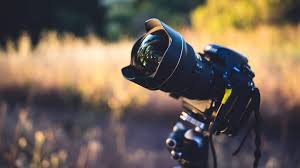
#> input picture Tugas 4/Filter Unsharp Masking & Filter Laplacian Domain Frekuensi & Selective Filtering/kamera.jpg, 300 x 168 px
$ python Filter_Laplacian_Domain_Frekuensi.py
#> lines starting #> are read from the running program, lines starting #| are printed output that depends on the picture
import cv2
import numpy as np
import scipy.fftpack as fftpack

# Load image
img = cv2.imread('kamera.jpg', 0)
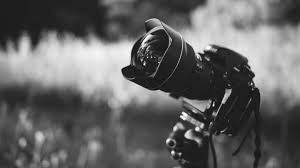
#> img: shape (168, 300); min 2, max 255, mean 99.8

# Apply 2D Fourier transform to image
f = fftpack.fft2(img)

# Create Laplacian filter
rows, cols = img.shape
#> rows = 168; cols = 300
crow, ccol = rows/2, cols/2
#> crow = 84; ccol = 150
L = 10 # Laplacian gain
D = np.zeros((rows, cols))
for i in range(rows):
    for j in range(cols):
        D[i, j] = np.sqrt((i - crow)**2 + (j - ccol)**2)
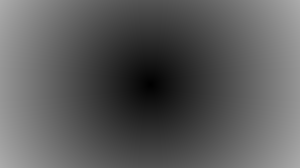
#> D: shape (168, 300) float64; min 0, max 171.9, mean 91.7
H = (L * (D**2))

# Apply Laplacian filter in frequency domain
f_shifted = fftpack.fftshift(f)
f_filtered = f_shifted * H
f_inv = fftpack.ifftshift(f_filtered)
img_filtered = np.real(fftpack.ifft2(f_inv))
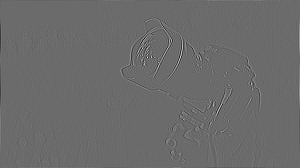
#> img_filtered: shape (168, 300) float64; min -11977879, max 16425053, mean 0; drawn with min black and max white

# Display filtered image
cv2.imshow('gambar asli', img)
cv2.imshow('Filtered Image', img_filtered)
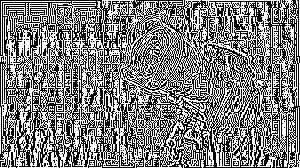
#> window 'Filtered Image': shape (168, 300); 49.9% white in thin lines or dots
cv2.waitKey(0)
cv2.destroyAllWindows()

$ run again, with Tugas 4/Filter Unsharp Masking & Filter Laplacian Domain Frekuensi & Selective Filtering/Hasil RUN Selective filter.jpg copied over Tugas 4/Filter Unsharp Masking & Filter Laplacian Domain Frekuensi & Selective Filtering/kamera.jpg
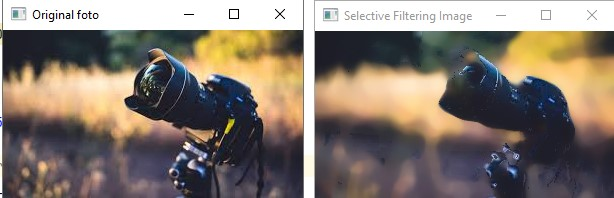
#> input picture Tugas 4/Filter Unsharp Masking & Filter Laplacian Domain Frekuensi & Selective Filtering/Hasil RUN Selective filter.jpg, 614 x 198 px
#> after the loop `for i in range(rows):`:
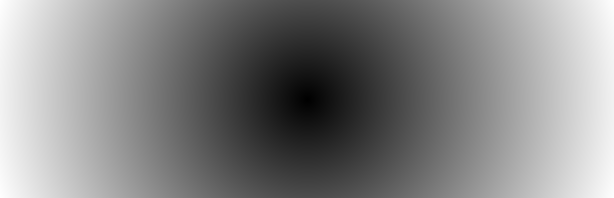
#> D: shape (198, 614) float64; min 0, max 322.6, mean 167.7; drawn with min black and max white
#> `cv2.imshow('Filtered Image', img_filtered)`:
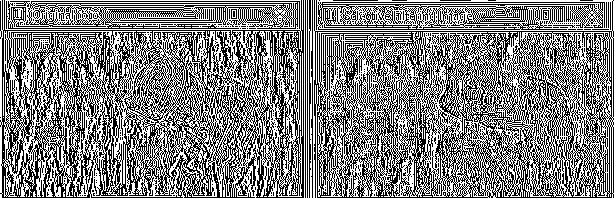
#> window 'Filtered Image': shape (198, 614); 50.3% white; black in thin lines or dots

$ run again, with Tugas 4/Filter Unsharp Masking & Filter Laplacian Domain Frekuensi & Selective Filtering/Hasil RUN laplacian Domain Frekuensi.jpg copied over Tugas 4/Filter Unsharp Masking & Filter Laplacian Domain Frekuensi & Selective Filtering/kamera.jpg
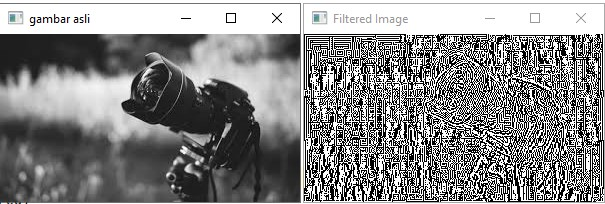
#> input picture Tugas 4/Filter Unsharp Masking & Filter Laplacian Domain Frekuensi & Selective Filtering/Hasil RUN laplacian Domain Frekuensi.jpg, 605 x 204 px
#> after the loop `for i in range(rows):`:
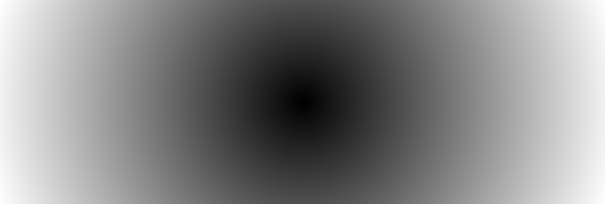
#> D: shape (204, 605) float64; min 0.5, max 319.2, mean 166.3; drawn with min black and max white
#> `cv2.imshow('Filtered Image', img_filtered)`:
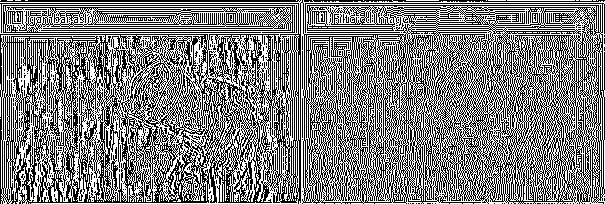
#> window 'Filtered Image': shape (204, 605); 50% white; black in thin lines or dots
